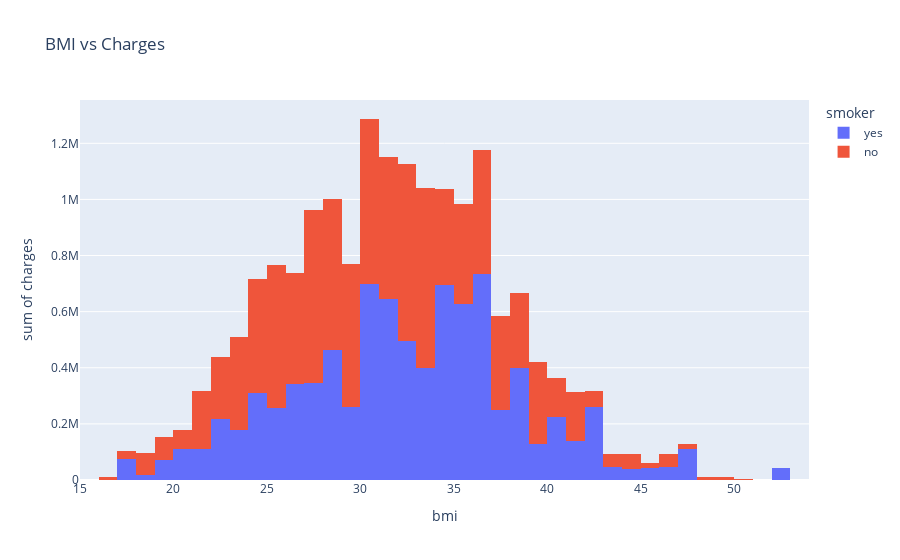

Write notebook code for a chart like this one.
### Markdown cell above
**BMI and Charges**

Let's visualize the relationship between BMI (body mass index) and charges using another scatter plot. Once again, we'll use the values from the "smoker" column to color the points.

### Code cell
px.histogram(medical,
             x = "bmi",
             y = "charges",
             color = "smoker",
             title = "BMI vs Charges")

### Figure 1 — Plotly figure (JSON) as saved in the notebook; plotly's stock layout.template omitted (floating-point values rounded to 4 significant figures; data arrays with more than 128 entries replaced by an {"elided": "..."} marker saying what was removed)
{"data": [{"bingroup": "x", "histfunc": "sum", "hovertemplate": "smoker=yes<br>bmi=%{x}<br>sum of charges=%{y}<extra></extra>", "legendgroup": "yes", "marker": {"color": "#636efa", "pattern": {"shape": ""}}, "name": "yes", "orientation": "v", "showlegend": true, "type": "histogram", "x": {"elided": "274 float values"}, "xaxis": "x", "y": {"elided": "274 float values"}, "yaxis": "y"}, {"bingroup": "x", "histfunc": "sum", "hovertemplate": "smoker=no<br>bmi=%{x}<br>sum of charges=%{y}<extra></extra>", "legendgroup": "no", "marker": {"color": "#EF553B", "pattern": {"shape": ""}}, "name": "no", "orientation": "v", "showlegend": true, "type": "histogram", "x": {"elided": "1064 float values"}, "xaxis": "x", "y": {"elided": "1064 float values"}, "yaxis": "y"}], "layout": {"barmode": "relative", "legend": {"title": {"text": "smoker"}, "tracegroupgap": 0}, "title": {"text": "BMI vs Charges"}, "xaxis": {"anchor": "y", "domain": [0, 1], "title": {"text": "bmi"}}, "yaxis": {"anchor": "x", "domain": [0, 1], "title": {"text": "sum of charges"}}}}
